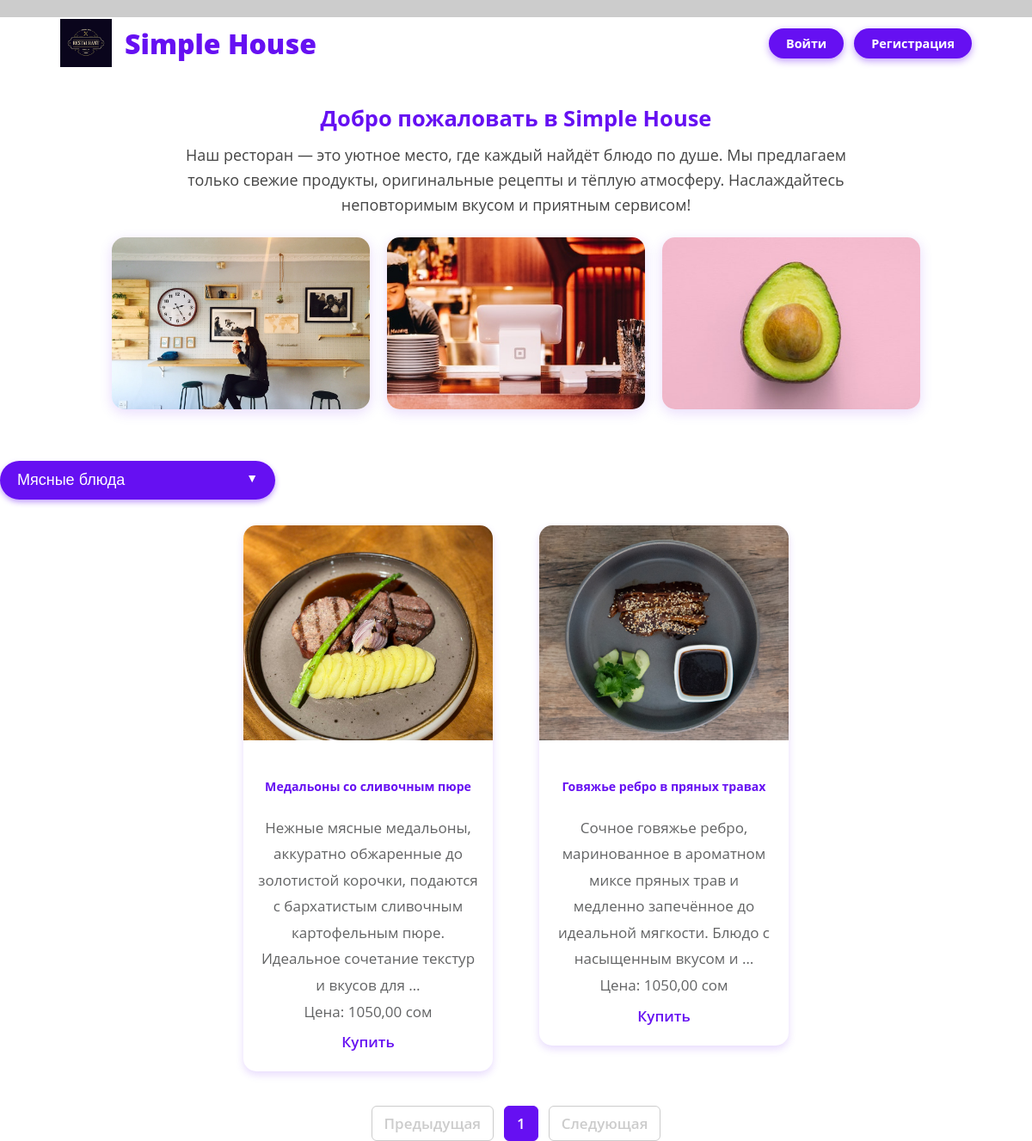
/dishes/dishes/mus/, run on the app's committed database.
### dishes/models.py (models this page shows, shortened)
class Category(models.Model):
    name = models.CharField(max_length=100, unique=True)
    slug = models.SlugField(max_length=100, unique=True)

class Dish(models.Model):
    title = models.CharField(max_length=100)
    category = models.ForeignKey(Category, on_delete=models.CASCADE, related_name='dishes')
    image = models.ImageField(upload_to='dishes_image/', null=True, blank=True)
    description = models.TextField()
    price = models.DecimalField(max_digits=8, decimal_places=2)
    is_available = models.BooleanField(default=True)

### dishes/views.py (the view)
def get_index(request, category_slug=None):
    categories = Category.objects.all()
    category = None
    dishes = Dish.objects.all()
    if category_slug:
        category = get_object_or_404(Category, slug=category_slug)
        dishes = dishes.filter(category=category)
    paginator = Paginator(dishes, 3)  # например, по 6 блюд на страницу
    page_number = request.GET.get('page')
    page_obj = paginator.get_page(page_number)
    context = {
        'categories': categories,
        'category': category,
        'page_obj': page_obj,
    }
    return render(request, 'dishes/index.html', context)

### dishes/templates/dishes/index.html (shortened to what this page needs)
{% load static %}
<!DOCTYPE html>
<html lang="ru">
<head>
  <link href="{% static 'css/templatemo-style.css' %}" rel="stylesheet" />
</head>
<body>
  <div class="container">
    <header>
      <img src="{% static 'img/simple-house-logo.png' %}" alt="Логотип Simple House" class="logo" />
      <h1>Simple House</h1>
      <div class="auth-buttons">
        {% if request.user.is_authenticated %}
          <a href="{% url 'logout' %}">Выйти</a>
        {% else %}
          <a href="{% url 'login' %}">Войти</a>
          <a href="{% url 'register' %}">Регистрация</a>
        {% endif %}
      </div>
    </header>
    <section class="about-section" aria-label="О ресторане">
      <h2>Добро пожаловать в Simple House</h2>
      <p>
        Наш ресторан — это уютное место, где каждый найдёт блюдо по душе. Мы предлагаем только свежие продукты,
        оригинальные рецепты и тёплую атмосферу. Наслаждайтесь неповторимым вкусом и приятным сервисом!
      </p>
      <div class="about-images">
        <img src="{% static 'img/about-05.jpg' %}" alt="Интерьер ресторана Simple House" />
        <img src="{% static 'img/about-06.jpg' %}" alt="Блюда Simple House" />
        <img src="{% static 'img/img-01.jpg' %}" alt="Довольные гости в Simple House" />
      </div>
    </section>
    <div class="dropdown" id="categoryDropdown">
      <button onclick="toggleDropdown()" class="dropdown-btn" id="dropdownBtn" aria-haspopup="true" aria-expanded="false"
        aria-controls="dropdownMenu">
        {% if category %}
          {{ category.name }}
        {% else %}
          Все категории
        {% endif %}
      </button>
    </div>
    <section class="dishes-section py-5 bg-light" aria-label="Меню блюд">
      <div class="row" style="gap: 24px; display: flex; flex-wrap: wrap; justify-content: center;">
        {% for dish in page_obj %}
          <div class="col-md-4" style="flex: 1 0 300px; max-width: 320px;">
            <div class="card h-100">
              {% if dish.image %}
                <img src="{{ dish.image.url }}" alt="{{ dish.title }}" class="card-img-top" />
              {% else %}
                <img src="{% static 'img/default-dish.jpg' %}" alt="Изображение отсутствует" class="card-img-top" />
              {% endif %}
              <div class="card-body d-flex flex-column justify-content-between" style="padding: 15px;">
                <div>
                  <h5 class="card-title text-center">{{ dish.title }}</h5>
                  <p class="card-text text-muted text-center">{{ dish.description|truncatewords:20 }}</p>
                </div>
                <div class="mt-3 text-center">
                  <p class="fs-5 fw-semibold text-success mb-3">Цена: {{ dish.price }} сом</p>
                  <a href="{% url 'dishes_detail' dish.id %}" class="btn btn-outline-primary rounded-pill px-4 py-2">Купить</a>
                </div>
              </div>
            </div>
          </div>
        {% empty %}
          <p style="text-align: center; color: #666; font-size: 18px;">Блюд пока что нет :(</p>
        {% endfor %}
      </div>
      <nav aria-label="Навигация по страницам" style="margin-top: 40px;">
        <ul class="pagination">
          {% if page_obj.has_previous %}
            <li>
              <a href="?page={{ page_obj.previous_page_number }}{% if category %}&category={{ category.slug }}{% endif %}">Предыдущая</a>
            </li>
          {% else %}
            <li class="disabled"><span>Предыдущая</span></li>
          {% endif %}
          {% for num in page_obj.paginator.page_range %}
            {% if page_obj.number == num %}
              <li class="active"><span>{{ num }}</span></li>
            {% else %}
              <li><a href="?page={{ num }}{% if category %}&category={{ category.slug }}{% endif %}">{{ num }}</a></li>
            {% endif %}
          {% endfor %}
          {% if page_obj.has_next %}
            <li>
              <a href="?page={{ page_obj.next_page_number }}{% if category %}&category={{ category.slug }}{% endif %}">Следующая</a>
            </li>
          {% else %}
            <li class="disabled"><span>Следующая</span></li>
          {% endif %}
        </ul>
      </nav>
    </section>
  </div>
</body>
</html>

### dishes/static/css/templatemo-style.css (style rules this page uses)
ul, nav, body, h1, h2, h4, h6, p, figure { margin: 0; padding: 0; }
a, button { transition: all 0.3s ease; }
html { box-sizing: border-box; -ms-overflow-style: scrollbar; }
*, *::before, *::after { box-sizing: inherit; }
.container { width: 100%; max-width: 1200px; margin-right: auto; margin-left: auto; }
.row { display: -ms-flexbox; display: flex; -ms-flex-wrap: wrap; flex-wrap: wrap; margin-left: -15px; margin-right: -15px; }
.col-lg-3, .col-lg-4, .col-lg-6, .col-md-4, .col-md-6, .col-sm-6, .col-12 { position: relative; width: 100%; padding-right: 15px; padding-left: 15px; }
@media (min-width: 768px) { .col-md-4 { -ms-flex: 0 0 33.333333%; flex: 0 0 33.333333%; max-width: 33.333333%; } }
.text-center { text-align: center; }
body { font-family: 'Open Sans', Arial, sans-serif; font-size: 17px; background-color: #ccc; overflow-x: hidden; }
.container { background-color: white; }
p, address { color: #626364; line-height: 1.8; }

### dishes/templates/dishes/index.html (style rules this page uses)
.dropdown { position: relative; display: inline-block; margin: 40px auto 30px; max-width: 320px; width: 100%; }
.dropdown-btn { background-color: #6610f2; color: white; padding: 12px 20px; font-size: 18px; border: none; border-radius: 25px; cursor: pointer; user-select: none; width: 100%; text-align: left; box-shadow: 0 3px 6px rgba(102, 16, 242, 0.4); transition: background-color 0.3s; }
.dropdown-btn:after { content: " ▼"; font-size: 14px; float: right; margin-left: 10px; }
.card { box-shadow: 0 4px 10px rgb(102 16 242 / 0.15); border-radius: 15px; overflow: hidden; transition: transform 0.2s; }
.card-img-top { height: 250px; object-fit: cover; width: 100%; }
.card-title { color: #6610f2; font-weight: 700; }
.btn-outline-primary { color: #6610f2; border-color: #6610f2; border-radius: 25px; padding: 8px 24px; font-weight: 600; transition: all 0.3s; text-decoration: none; display: inline-block; }
.pagination { display: flex; justify-content: center; list-style: none; padding: 0; margin-top: 30px; }
.pagination li { margin: 0 6px; }
.pagination a, .pagination span { display: block; padding: 8px 14px; border-radius: 6px; border: 1px solid #6610f2; color: #6610f2; text-decoration: none; font-weight: 600; transition: background-color 0.3s; }
.pagination .active span { background-color: #6610f2; color: white; cursor: default; border-color: #6610f2; }
.pagination .disabled span { color: #ccc; border-color: #ccc; cursor: default; }
.about-section { max-width: 1100px; margin: 40px auto 20px; padding: 0 20px; text-align: center; }
.about-section h2 { color: #6610f2; font-weight: 700; margin-bottom: 12px; }
.about-section p { color: #444; font-size: 18px; font-weight: 500; max-width: 800px; margin: 0 auto 24px; line-height: 1.6; }
.about-images { display: flex; justify-content: center; gap: 20px; flex-wrap: wrap; }
.about-images img { width: 300px; height: 200px; object-fit: cover; border-radius: 15px; box-shadow: 0 4px 15px rgb(102 16 242 / 0.15); transition: transform 0.3s ease; }
header { display: flex; align-items: center; gap: 15px; max-width: 1100px; margin: 20px auto; padding: 0 20px; }
header img.logo { width: 60px; height: 60px; object-fit: contain; }
header h1 { color: #6610f2; font-weight: 900; font-size: 2rem; margin: 0; }
.auth-buttons { margin-left: auto; display: flex; gap: 12px; align-items: center; }
.auth-buttons a { display: inline-block; padding: 8px 20px; font-weight: 700; font-size: 0.9rem; color: white; background-color: #6610f2; border-radius: 25px; text-decoration: none; box-shadow: 0 3px 8px rgba(102, 16, 242, 0.4); transition: background-color 0.3s, box-shadow 0.3s; user-select: none; }

### data on the page
Category: name "Мясные блюда"
Dish: image (picture), title "Медальоны со сливочным пюре", description "Нежные мясные медальоны, аккуратно обжаренные до золотистой корочки, подаются с бархатистым сливочным картофельным пюре. Идеальное сочетание текстур и вкусов для …", price "1050,00"
Dish: image (picture), title "Говяжье ребро в пряных травах", description "Сочное говяжье ребро, маринованное в ароматном миксе пряных трав и медленно запечённое до идеальной мягкости. Блюдо с насыщенным вкусом и …", price "1050,00"

### other printed values
{{ num }} "1"
